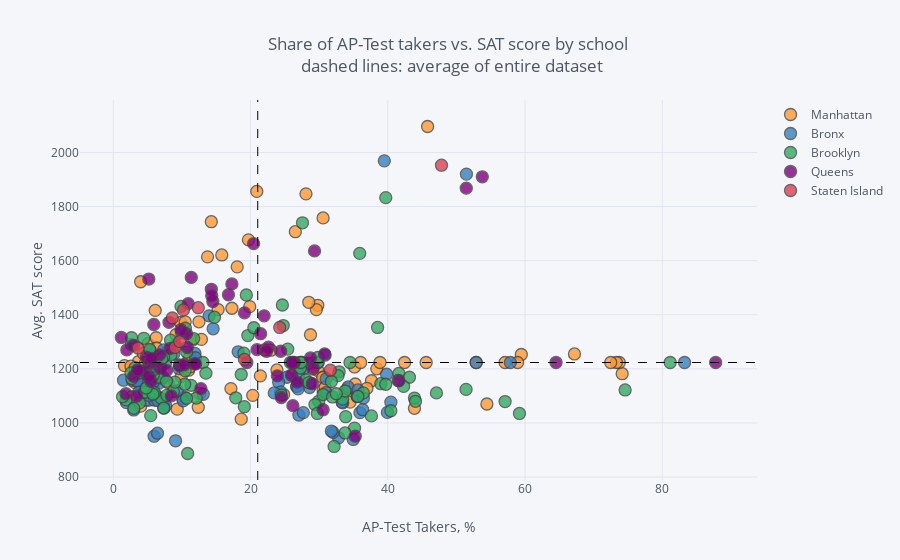

Notebook cell for this chart:
### Code cell
# build scatter plot investigating correlation between share of AP-Test takers and SAT-score
with warnings.catch_warnings(): # to catch FutureWarning about np.module being used in pandas
    warnings.filterwarnings("ignore",category=FutureWarning)
    combined.iplot(
        x='ap_per',
        y='sat_score',
        categories='boro',
        text="SCHOOL NAME",
        vline= {"x":combined["ap_per"].mean(),
                "color":"#000000",
                "dash": "dash"
               },
        hline={"y":combined["sat_score"].mean(),
               "color":"#000000",
               "dash": "dash"
              },
        xTitle='AP-Test Takers, %',
        yTitle='Avg. SAT score',
        title='Share of AP-Test takers vs. SAT score by school <br> dashed lines: average of entire dataset'
    )
print("Recommendation: choose option to 'show closest data point on hover' in top right corner")

### Figure 1 — Plotly figure (JSON) as saved in the notebook; plotly's stock layout.template omitted (floating-point values rounded to 4 significant figures)
{"data": [{"marker": {"color": "rgba(255, 153, 51, 1.0)", "line": {"width": 1.3}, "opacity": 0.8, "size": 12, "symbol": "circle"}, "mode": "markers", "name": "Manhattan", "text": ["HENRY STREET SCHOOL FOR INTERNATIONAL STUDIES", "UNIVERSITY NEIGHBORHOOD HIGH SCHOOL", "EAST SIDE COMMUNITY SCHOOL", "MARTA VALLE HIGH SCHOOL", "NEW EXPLORATIONS INTO SCIENCE, TECHNOLOGY AND MATH HIGH SCHOOL", "BARD HIGH SCHOOL EARLY COLLEGE", "47 THE AMERICAN SIGN LANGUAGE AND ENGLISH SECONDARY SCHOOL", "FOOD AND FINANCE HIGH SCHOOL", "ESSEX STREET ACADEMY", "HIGH SCHOOL OF HOSPITALITY MANAGEMENT", "PACE HIGH SCHOOL", "URBAN ASSEMBLY SCHOOL OF DESIGN AND CONSTRUCTION, THE", "FACING HISTORY SCHOOL, THE", "URBAN ASSEMBLY ACADEMY OF GOVERNMENT AND LAW, THE", "LOWER MANHATTAN ARTS ACADEMY", "URBAN ASSEMBLY SCHOOL OF BUSINESS FOR YOUNG WOMEN, THE", "GRAMERCY ARTS HIGH SCHOOL", "NYC ISCHOOL", "MANHATTAN BUSINESS ACADEMY", "BUSINESS OF SPORTS SCHOOL", "THE HIGH SCHOOL FOR LANGUAGE AND DIPLOMACY", "HIGH SCHOOL FOR ENVIRONMENTAL STUDIES", "PROFESSIONAL PERFORMING ARTS HIGH SCHOOL", "BARUCH COLLEGE CAMPUS HIGH SCHOOL", "N.Y.C. LAB SCHOOL FOR COLLABORATIVE STUDIES", "N.Y.C. MUSEUM SCHOOL", "ELEANOR ROOSEVELT HIGH SCHOOL", "MILLENNIUM HIGH SCHOOL", "LANDMARK HIGH SCHOOL", "HIGH SCHOOL FOR HEALTH PROFESSIONS AND HUMAN SERVICES", "LEADERSHIP AND PUBLIC SERVICE HIGH SCHOOL", "MANHATTAN ACADEMY FOR ARTS & LANGUAGE", "HUDSON HIGH SCHOOL OF LEARNING TECHNOLOGIES", "INTERNATIONAL HIGH SCHOOL AT UNION SQUARE", "MANHATTAN VILLAGE ACADEMY", "VANGUARD HIGH SCHOOL", "MANHATTAN INTERNATIONAL HIGH SCHOOL", "STUYVESANT HIGH SCHOOL", "HIGH SCHOOL OF ECONOMICS AND FINANCE", "UNITY CENTER FOR URBAN TECHNOLOGIES", "TALENT UNLIMITED HIGH SCHOOL", "MURRY BERGTRAUM HIGH SCHOOL FOR BUSINESS CAREERS", "JACQUELINE KENNEDY ONASSIS HIGH SCHOOL", "REPERTORY COMPANY HIGH SCHOOL FOR THEATRE ARTS", "MANHATTAN BRIDGES HIGH SCHOOL", "NEW DESIGN HIGH SCHOOL", "HIGH SCHOOL FOR DUAL LANGUAGE AND ASIAN STUDIES", "THE URBAN ASSEMBLY NEW YORK HARBOR SCHOOL", "RICHARD R. GREEN HIGH SCHOOL OF TEACHING", "THE HIGH SCHOOL OF FASHION INDUSTRIES", "HUMANITIES PREPARATORY ACADEMY", "CHELSEA CAREER AND TECHNICAL EDUCATION HIGH SCHOOL", "ART AND DESIGN HIGH SCHOOL", "LIFE SCIENCES SECONDARY SCHOOL", "HIGH SCHOOL FOR ARTS, IMAGINATION AND INQUIRY", "URBAN ASSEMBLY SCHOOL FOR MEDIA STUDIES, THE", "THE URBAN ASSEMBLY SCHOOL FOR GREEN CAREERS", "THE GLOBAL LEARNING COLLABORATIVE", "WADLEIGH SECONDARY SCHOOL FOR THE PERFORMING & VISUAL ARTS", "FRANK MCCOURT HIGH SCHOOL", "BEACON HIGH SCHOOL", "FIORELLO H. LAGUARDIA HIGH SCHOOL OF MUSIC & ART AND PERFORMING ARTS", "HIGH SCHOOL FOR LAW, ADVOCACY AND COMMUNITY JUSTICE", "HIGH SCHOOL OF ARTS AND TECHNOLOGY", "MANHATTAN / HUNTER SCIENCE HIGH SCHOOL", "FREDERICK DOUGLASS ACADEMY II SECONDARY SCHOOL", "COALITION SCHOOL FOR SOCIAL CHANGE", "MANHATTAN CENTER FOR SCIENCE AND MATHEMATICS", "PARK EAST HIGH SCHOOL", "CENTRAL PARK EAST HIGH SCHOOL", "YOUNG WOMEN'S LEADERSHIP SCHOOL", "YOUNG WOMEN'S LEADERSHIP SCHOOL", "HERITAGE SCHOOL, THE", "MOTT HALL HIGH SCHOOL", "COLUMBIA SECONDARY SCHOOL FOR MATH, SCIENCE, AND ENGINEERING", "ACADEMY FOR SOCIAL ACTION: A COLLEGE BOARD SCHOOL", "URBAN ASSEMBLY SCHOOL FOR THE PERFORMING ARTS", "FREDERICK DOUGLASS ACADEMY", "THURGOOD MARSHALL ACADEMY FOR LEARNING AND SOCIAL CHANGE", "HIGH SCHOOL FOR MATHEMATICS, SCIENCE AND ENGINEERING AT CITY COLLEGE", "CITY COLLEGE ACADEMY OF THE ARTS", "COMMUNITY HEALTH ACADEMY OF THE HEIGHTS", "WASHINGTON HEIGHTS EXPEDITIONARY LEARNING SCHOOL", "HIGH SCHOOL FOR EXCELLENCE AND INNOVATION", "HIGH SCHOOL FOR INTERNATIONAL BUSINESS AND FINANCE", "HIGH SCHOOL FOR MEDIA AND COMMUNICATIONS", "HIGH SCHOOL FOR LAW AND PUBLIC SERVICE", "HIGH SCHOOL FOR HEALTH CAREERS AND SCIENCES", "A. PHILIP RANDOLPH CAMPUS HIGH SCHOOL", "GREGORIO LUPERON HIGH SCHOOL FOR SCIENCE AND MATHEMATICS"], "textfont": {"color": "#4D5663"}, "type": "scatter", "x": [30.58, 9.898, 3.177, 35.16, 15.81, 20.91, 74.15, 29.8, 37.62, 30.79, 5.072, 22.97, 9.313, 8.013, 38.4, 34.13, 26.07, 29.8, 38.86, 42.44, 52.88, 15.28, 3.984, 18.06, 19.69, 29.59, 30.57, 13.74, 30.65, 11.54, 11.53, 73.73, 57.09, 73.31, 9.79, 29.06, 3.692, 45.8, 12.48, 54.44, 6.11, 5.692, 11.05, 59.46, 12.38, 30.5, 17.28, 1.628, 10.98, 4.378, 67.2, 11.16, 6.25, 6.974, 30.87, 35.25, 45.59, 36.04, 12.6, 58.92, 14.29, 26.53, 23.85, 6.302, 28.48, 2.663, 5.158, 19.88, 36.97, 29.0, 9.131, 28.74, 43.89, 2.582, 27.22, 4, 34.5, 10.48, 6.379, 28.08, 22.02, 24.81, 21.43, 72.49, 17.14, 6.469, 20.32, 4.713, 12.84, 18.64], "y": [1122, 1172, 1149, 1207, 1621, 1856, 1182, 1194, 1156, 1111, 1293, 1269, 1051, 1148, 1200, 1127, 1176, 1435, 1223.0, 1223.0, 1223.0, 1419, 1522, 1577, 1677, 1419, 1758, 1614, 1170, 1306, 1233, 1223.0, 1223.0, 1223.0, 1372, 1199, 1227, 2096, 1374, 1070, 1416, 1240, 1239, 1253, 1058, 1168, 1424, 1212, 1195, 1257, 1255, 1207, 1315, 1236, 1132, 1144, 1223.0, 1223.0, 1109, 1223.0, 1744, 1707, 1196, 1277, 1446, 1096, 1084, 1430, 1128, 1221, 1326, 1326, 1054, 1210, 1223.0, 1062, 1077, 1374, 1202, 1847, 1270, 1105, 1174, 1223.0, 1127, 1098, 1102, 1224, 1309, 1014]}, {"marker": {"color": "rgba(55, 128, 191, 1.0)", "line": {"width": 1.3}, "opacity": 0.8, "size": 12, "symbol": "circle"}, "mode": "markers", "name": "Bronx", "text": ["SOUTH BRONX PREPARATORY: A COLLEGE BOARD SCHOOL", "INTERNATIONAL COMMUNITY HIGH SCHOOL", "COMMUNITY SCHOOL FOR SOCIAL JUSTICE", "MOTT HAVEN VILLAGE PREPARATORY HIGH SCHOOL", "UNIVERSITY HEIGHTS SECONDARY SCHOOL", "HOSTOSsLINCOLN ACADEMY OF SCIENCE", "FOREIGN LANGUAGE ACADEMY OF GLOBAL STUDIES", "BRONX LEADERSHIP ACADEMY II HIGH SCHOOL", "NEW EXPLORERS HIGH SCHOOL", "URBAN ASSEMBLY SCHOOL FOR CAREERS IN SPORTS", "BRONX ACADEMY OF LETTERS", "ALFRED E. SMITH CAREER AND TECHNICAL EDUCATION HIGH SCHOOL", "HEALTH OPPORTUNITIES HIGH SCHOOL", "BRONX STUDIO SCHOOL FOR WRITERS AND ARTISTS", "WOMEN'S ACADEMY OF EXCELLENCE", "RENAISSANCE HIGH SCHOOL FOR MUSICAL THEATER & TECHNOLOGY", "PABLO NERUDA ACADEMY FOR ARCHITECTURE AND WORLD STUDIES", "MILLENNIUM ART ACADEMY", "HOLCOMBE L. RUCKER SCHOOL OF COMMUNITY RESEARCH", "ANTONIA PANTOJA PREPARATORY ACADEMY, A COLLEGE BOARD SCHOOL", "HERBERT H. LEHMAN HIGH SCHOOL", "BRONX BRIDGES HIGH SCHOOL", "FELISA RINCON DE GAUTIER INSTITUTE FOR LAW AND PUBLIC POLICY, THE", "BANANA KELLY HIGH SCHOOL", "BRONX EXPEDITIONARY LEARNING HIGH SCHOOL", "EAGLE ACADEMY FOR YOUNG MEN", "URBAN ASSEMBLY SCHOOL FOR APPLIED MATH AND SCIENCE, THE", "EXIMIUS COLLEGE PREPARATORY ACADEMY: A COLLEGE BOARD SCHOOL", "MOTT HALL BRONX HIGH SCHOOL", "BRONX CENTER FOR SCIENCE AND MATHEMATICS", "VALIDUS PREPARATORY ACADEMY: AN EXPEDITIONARY LEARNING SCHOOL", "LEADERSHIP INSTITUTE", "MORRIS ACADEMY FOR COLLABORATIVE STUDIES", "BRONX EARLY COLLEGE ACADEMY FOR TEACHING & LEARNING", "DREAMYARD PREPARATORY SCHOOL", "ACADEMY FOR LANGUAGE AND TECHNOLOGY", "BRONX INTERNATIONAL HIGH SCHOOL", "SCHOOL FOR EXCELLENCE", "BRONX HIGH SCHOOL OF BUSINESS", "BRONX HIGH SCHOOL FOR MEDICAL SCIENCE", "BRONX SCHOOL FOR LAW, GOVERNMENT AND JUSTICE", "FREDERICK DOUGLASS ACADEMY III SECONDARY SCHOOL", "BRONX LEADERSHIP ACADEMY HIGH SCHOOL", "HIGH SCHOOL FOR VIOLIN AND DANCE", "RIVERDALE / KINGSBRIDGE ACADEMY (MIDDLE SCHOOL / HIGH SCHOOL 141)", "BRONX ENGINEERING AND TECHNOLOGY ACADEMY", "THEATRE ARTS PRODUCTION COMPANY SCHOOL", "THE MARIE CURIE SCHOOL FOR MEDICINE, NURSING, AND HEALTH PROFESSIONS", "WEST BRONX ACADEMY FOR THE FUTURE", "KINGSBRIDGE INTERNATIONAL HIGH SCHOOL", "BRONX SCHOOL OF LAW AND FINANCE", "INTERNATIONAL SCHOOL FOR LIBERAL ARTS", "INsTECH ACADEMY (M.S. / HIGH SCHOOL 368)", "KNOWLEDGE AND POWER PREPARATORY ACADEMY INTERNATIONAL HIGH SCHOOL (KAPPA)", "HIGH SCHOOL FOR TEACHING AND THE PROFESSIONS", "BELMONT PREPARATORY HIGH SCHOOL", "FORDHAM HIGH SCHOOL FOR THE ARTS", "FORDHAM LEADERSHIP ACADEMY FOR BUSINESS AND TECHNOLOGY", "BRONX HIGH SCHOOL FOR LAW AND COMMUNITY SERVICE", "DEWITT CLINTON HIGH SCHOOL", "CELIA CRUZ BRONX HIGH SCHOOL OF MUSIC, THE", "BRONX HIGH SCHOOL OF SCIENCE", "MARBLE HILL HIGH SCHOOL FOR INTERNATIONAL STUDIES", "BRONX THEATRE HIGH SCHOOL", "DISCOVERY HIGH SCHOOL", "HIGH SCHOOL OF AMERICAN STUDIES AT LEHMAN COLLEGE", "BRONX HEALTH SCIENCES HIGH SCHOOL", "BRONX HIGH SCHOOL FOR WRITING AND COMMUNICATION ARTS", "BRONX LAB SCHOOL", "ACADEMY FOR SCHOLARSHIP AND ENTREPRENEURSHIP: A COLLEGE BOARD SCHOOL", "HIGH SCHOOL OF COMPUTERS AND TECHNOLOGY", "COLLEGIATE INSTITUTE FOR MATH AND SCIENCE", "BRONX ACADEMY OF HEALTH CAREERS", "ASTOR COLLEGIATE ACADEMY", "BRONX HIGH SCHOOL FOR THE VISUAL ARTS", "HARRY S TRUMAN HIGH SCHOOL", "NEW WORLD HIGH SCHOOL", "THE BRONXWOOD PREPARATORY ACADEMY", "PELHAM PREPARATORY ACADEMY", "HIGH SCHOOL FOR CONTEMPORARY ARTS", "BRONX AEROSPACE HIGH SCHOOL", "METROPOLITAN HIGH SCHOOL, THE", "EXPLORATIONS ACADEMY", "BRONX LATIN", "EAST BRONX ACADEMY FOR THE FUTURE", "PEACE AND DIVERSITY ACADEMY", "PAN AMERICAN INTERNATIONAL HIGH SCHOOL AT MONROE", "THE CINEMA SCHOOL", "BRONX CAREER AND COLLEGE PREPARATORY HIGH SCHOOL", "HIGH SCHOOL OF WORLD CULTURES", "FANNIE LOU HAMER FREEDOM HIGH SCHOOL", "WINGS ACADEMY", "MONROE ACADEMY FOR VISUAL ARTS & DESIGN"], "textfont": {"color": "#4D5663"}, "type": "scatter", "x": [10.13, 32.83, 40.45, 35.55, 27.75, 11.9, 4.18, 5.976, 4.7, 27.05, 9.55, 1.491, 10.39, 25.81, 5.541, 4.691, 35.94, 7.056, 6.006, 29.87, 11.97, 83.24, 35.55, 28.61, 36.35, 5.818, 2.64, 25.28, 36.45, 13.96, 1.918, 7.391, 28.67, 26.17, 4.298, 5.952, 32.02, 33.43, 6.484, 28.36, 5.898, 4.887, 5.674, 39.95, 9.948, 24.1, 3.244, 2.778, 3.931, 6.439, 4.976, 9.076, 3.552, 39.82, 13.11, 7.617, 33.34, 9.313, 10.19, 8.8, 7.329, 39.5, 18.2, 7.64, 24.39, 51.46, 34.23, 6.635, 26.77, 3.96, 23.46, 14.55, 26.71, 7.229, 5.383, 5.809, 2.985, 31.02, 9.073, 26.94, 31.02, 7.375, 35.64, 30.87, 5.17, 3.463, 31.78, 57.86, 52.88, 34.97, 27.05, 3.717, 27.69], "y": [1090, 945, 1077, 1097, 1201, 1257, 1186, 1103, 1084, 1181, 1201, 1158, 1095, 1223.0, 1171, 1158, 1038, 1164, 1084, 1223.0, 1241, 1223.0, 1099, 1131, 1049, 1134, 1290, 1169, 1092, 1396, 1075, 1081, 1148, 1223.0, 1138, 951, 965, 1074, 1083, 1221, 1224, 1121, 1166, 1039, 1333, 1150, 1190, 1157, 1158, 962, 1182, 934, 1181, 1180, 1106, 1222, 1077, 1119, 1082, 1255, 1270, 1969, 1263, 1064, 1115, 1920, 1133, 1147, 1135, 1141, 1111, 1348, 1135, 1169, 1268, 1151, 1048, 1112, 1288, 1126, 1163, 1055, 1122, 1251, 1102, 1155, 970, 1223.0, 1223.0, 939, 1029, 1114, 1038]}, {"marker": {"color": "rgba(50, 171, 96, 1.0)", "line": {"width": 1.3}, "opacity": 0.8, "size": 12, "symbol": "circle"}, "mode": "markers", "name": "Brooklyn", "text": ["DR. SUSAN S. MCKINNEY SECONDARY SCHOOL OF THE ARTS", "URBAN ASSEMBLY HIGH SCHOOL OF MUSIC AND ART", "BROOKLYN COMMUNITY HIGH SCHOOL OF COMMUNICATION, ARTS AND MEDIA", "SCIENCE SKILLS CENTER HIGH SCHOOL FOR SCIENCE, TECHNOLOGY AND THE CREATIVE ARTS", "BROOKLYN TECHNICAL HIGH SCHOOL", "BROOKLYN INTERNATIONAL HIGH SCHOOL", "THE URBAN ASSEMBLY SCHOOL FOR LAW AND JUSTICE", "ACORN COMMUNITY HIGH SCHOOL", "URBAN ASSEMBLY INSTITUTE OF MATH AND SCIENCE FOR YOUNG WOMEN", "BEDFORD ACADEMY HIGH SCHOOL", "GEORGE WESTINGHOUSE CAREER AND TECHNICAL EDUCATION HIGH SCHOOL", "BENJAMIN BANNEKER ACADEMY", "CITY POLYTECHNIC HIGH SCHOOL OF ENGINEERING, ARCHITECTURE, AND TECHNOLOGY", "JUAN MOREL CAMPOS SECONDARY SCHOOL", "FOUNDATIONS ACADEMY", "BROOKLYN LATIN SCHOOL, THE", "GREEN SCHOOL: AN ACADEMY FOR ENVIRONMENTAL CAREERS", "PROGRESS HIGH SCHOOL FOR PROFESSIONAL CAREERS", "SCHOOL FOR LEGAL STUDIES", "THE HIGH SCHOOL FOR ENTERPRISE, BUSINESS AND TECHNOLOGY", "BROOKLYN PREPARATORY HIGH SCHOOL", "WILLIAMSBURG HIGH SCHOOL FOR ARCHITECTURE AND DESIGN", "WILLIAMSBURG PREPARATORY SCHOOL", "LYONS COMMUNITY SCHOOL", "AUTOMOTIVE HIGH SCHOOL", "FRANCES PERKINS ACADEMY", "EL PUENTE ACADEMY FOR PEACE AND JUSTICE", "BROOKLYN SCHOOL FOR GLOBAL STUDIES", "BROOKLYN SECONDARY SCHOOL FOR COLLABORATIVE STUDIES", "SECONDARY SCHOOL FOR LAW", "SECONDARY SCHOOL FOR JOURNALISM", "PARK SLOPE COLLEGIATE", "SCHOOL FOR INTERNATIONAL STUDIES", "COBBLE HILL SCHOOL OF AMERICAN STUDIES", "BROOKLYN HIGH SCHOOL OF THE ARTS", "SUNSET PARK HIGH SCHOOL", "FREDERICK DOUGLASS ACADEMY IV SECONDARY SCHOOL", "BOYS AND GIRLS HIGH SCHOOL", "BROOKLYN HIGH SCHOOL FOR LAW AND TECHNOLOGY", "THE BROOKLYN ACADEMY OF GLOBAL FINANCE", "ACADEMY FOR COLLEGE PREPARATION AND CAREER EXPLORATION: A COLLEGE BOARD SCHOOL", "ACADEMY OF HOSPITALITY AND TOURISM", "INTERNATIONAL HIGH SCHOOL AT PROSPECT HEIGHTS", "THE HIGH SCHOOL FOR GLOBAL CITIZENSHIP", "SCHOOL FOR HUMAN RIGHTS, THE", "SCHOOL FOR DEMOCRACY AND LEADERSHIP", "HIGH SCHOOL FOR YOUTH AND COMMUNITY DEVELOPMENT AT ERASMUS", "HIGH SCHOOL FOR SERVICE & LEARNING AT ERASMUS", "SCIENCE, TECHNOLOGY AND RESEARCH EARLY COLLEGE HIGH SCHOOL AT ERASMUS", "HIGH SCHOOL FOR PUBLIC SERVICE: HEROES OF TOMORROW", "BROOKLYN ACADEMY OF SCIENCE AND THE ENVIRONMENT", "BROOKLYN SCHOOL FOR MUSIC & THEATRE", "MEDGAR EVERS COLLEGE PREPARATORY SCHOOL", "CLARA BARTON HIGH SCHOOL", "IT TAKES A VILLAGE ACADEMY", "BROOKLYN GENERATION SCHOOL", "BROOKLYN THEATRE ARTS HIGH SCHOOL", "KURT HAHN EXPEDITIONARY LEARNING SCHOOL", "VICTORY COLLEGIATE HIGH SCHOOL", "ARTS & MEDIA PREPARATORY ACADEMY", "HIGH SCHOOL FOR INNOVATION IN ADVERTISING AND MEDIA", "CULTURAL ACADEMY FOR THE ARTS AND SCIENCES", "HIGH SCHOOL FOR MEDICAL PROFESSIONS", "ACADEMY FOR CONSERVATION AND THE ENVIRONMENT", "URBAN ACTION ACADEMY", "EAST NEW YORK FAMILY ACADEMY", "FDNY HIGH SCHOOL FOR FIRE AND LIFE SAFETY", "HIGH SCHOOL FOR CIVIL RIGHTS", "PERFORMING ARTS AND TECHNOLOGY HIGH SCHOOL", "WORLD ACADEMY FOR TOTAL COMMUNITY HEALTH HIGH SCHOOL", "MULTICULTURAL HIGH SCHOOL", "TRANSIT TECH CAREER AND TECHNICAL EDUCATION HIGH SCHOOL", "ACADEMY OF INNOVATIVE TECHNOLOGY", "BROOKLYN LAB SCHOOL", "CYPRESS HILLS COLLEGIATE PREPARATORY SCHOOL", "W. H. MAXWELL CAREER AND TECHNICAL EDUCATION HIGH SCHOOL", "THE SCHOOL FOR CLASSICS: AN ACADEMY OF THINKERS, WRITERS AND PERFORMERS", "NEW UTRECHT HIGH SCHOOL", "HIGH SCHOOL OF TELECOMMUNICATION ARTS AND TECHNOLOGY", "FORT HAMILTON HIGH SCHOOL", "FRANKLIN DELANO ROOSEVELT HIGH SCHOOL", "THE URBAN ASSEMBLY SCHOOL FOR CRIMINAL JUSTICE", "INTERNATIONAL HIGH SCHOOL AT LAFAYETTE", "RACHEL CARSON HIGH SCHOOL FOR COASTAL STUDIES", "HIGH SCHOOL OF SPORTS MANAGEMENT", "ABRAHAM LINCOLN HIGH SCHOOL", "KINGSBOROUGH EARLY COLLEGE SCHOOL", "EDWARD R. MURROW HIGH SCHOOL", "JOHN DEWEY HIGH SCHOOL", "LIFE ACADEMY HIGH SCHOOL FOR FILM AND MUSIC", "EXPEDITIONARY LEARNING SCHOOL FOR COMMUNITY LEADERS", "WILLIAM E. GRADY CAREER AND TECHNICAL EDUCATION HIGH SCHOOL", "BROOKLYN STUDIO SECONDARY SCHOOL", "MIDWOOD HIGH SCHOOL", "JAMES MADISON HIGH SCHOOL", "LEON M. GOLDSTEIN HIGH SCHOOL FOR THE SCIENCES", "BROOKLYN COLLEGE ACADEMY", "BROOKLYN COLLEGIATE: A COLLEGE BOARD SCHOOL", "FREDERICK DOUGLASS ACADEMY VII HIGH SCHOOL", "TEACHERS PREPARATORY HIGH SCHOOL", "ACADEMY FOR ENVIRONMENTAL LEADERSHIP", "EBC HIGH SCHOOL FOR PUBLIC SERVICE–BUSHWICK", "BUSHWICK SCHOOL FOR SOCIAL JUSTICE", "ACADEMY OF URBAN PLANNING", "ALL CITY LEADERSHIP SECONDARY SCHOOL", "BUSHWICK LEADERS HIGH SCHOOL FOR ACADEMIC EXCELLENCE"], "textfont": {"color": "#4D5663"}, "type": "scatter", "x": [3.837, 29.94, 4.545, 10.06, 39.7, 35.16, 6.889, 8.755, 27.51, 11.72, 3.776, 14.75, 38.52, 1.85, 29.79, 27.57, 32.92, 4.682, 3.162, 9.631, 7.0, 6, 5.373, 24.48, 17.85, 74.58, 59.19, 36.45, 18.65, 27.28, 6.548, 32.75, 6.173, 3.771, 19.03, 13.06, 29.39, 1.349, 12.1, 81.15, 11.33, 40.45, 32.18, 5.831, 33.43, 31.78, 5.455, 30.58, 24.77, 25.42, 10.4, 8.981, 24.64, 8.396, 33.78, 38.98, 33.78, 43.89, 39.7, 44.04, 41.62, 43.15, 28.05, 47.09, 42.3, 29.8, 33.87, 2.993, 28.48, 5.789, 10.84, 10.48, 31.94, 32.5, 4.805, 7.797, 41.49, 5.311, 19.61, 8.351, 7.336, 34.5, 37.62, 7.069, 2.703, 5.125, 27.34, 9.871, 10.7, 51.41, 57.09, 13.5, 4.452, 19.39, 10.5, 35.91, 20.48, 2.586, 10.68, 5.83, 35.64, 7.756, 29.73, 19.1, 2.662, 7.359], "y": [1074, 1080, 1114, 1211, 1833, 981, 1206, 1116, 1223.0, 1312, 1189, 1391, 1353, 1085, 1223.0, 1740, 1189, 1114, 1204, 1215, 1090, 1112, 1187, 1103, 1093, 1122, 1035, 1111, 1179, 1203, 1169, 1175, 1212, 1185, 1258, 1223.0, 1068, 1097, 1092, 1223.0, 1139, 1045, 913, 1176, 1088, 1153, 1027, 1105, 1360, 1273, 1143, 1151, 1436, 1251, 963, 1145, 1118, 1092, 1143, 1080, 1183, 1169, 1159, 1111, 1135, 1242, 1023, 1054, 1149, 1106, 887, 1193, 1096, 1108, 1129, 1102, 1157, 1272, 1323, 1306, 1244, 1223.0, 1026, 1237, 1164, 1226, 1223.0, 1431, 1262, 1124, 1079, 1184, 1313, 1473, 1350, 1627, 1352, 1185, 1091, 1196, 1098, 1154, 1035, 1060, 1315, 1055]}, {"marker": {"color": "rgba(128, 0, 128, 1.0)", "line": {"width": 1.3}, "opacity": 0.8, "size": 12, "symbol": "circle"}, "mode": "markers", "name": "Queens", "text": ["ACADEMY OF FINANCE AND ENTERPRISE", "HIGH SCHOOL OF APPLIED COMMUNICATION", "CIVIC LEADERSHIP ACADEMY", "PAN AMERICAN INTERNATIONAL HIGH SCHOOL", "BARD HIGH SCHOOL EARLY COLLEGE II", "NEWTOWN HIGH SCHOOL", "GROVER CLEVELAND HIGH SCHOOL", "MIDDLE COLLEGE HIGH SCHOOL AT LAGUARDIA COMMUNITY COLLEGE", "INTERNATIONAL HIGH SCHOOL AT LAGUARDIA COMMUNITY COLLEGE", "HIGH SCHOOL FOR ARTS AND BUSINESS", "ROBERT F. WAGNER, JR. SECONDARY SCHOOL FOR ARTS AND TECHNOLOGY", "QUEENS VOCATIONAL AND TECHNICAL HIGH SCHOOL", "AVIATION CAREER & TECHNICAL EDUCATION HIGH SCHOOL", "QUEENS SCHOOL OF INQUIRY, THE", "FLUSHING INTERNATIONAL HIGH SCHOOL", "EASTsWEST SCHOOL OF INTERNATIONAL STUDIES", "WORLD JOURNALISM PREPARATORY: A COLLEGE BOARD SCHOOL", "JOHN BOWNE HIGH SCHOOL", "FLUSHING HIGH SCHOOL", "TOWNSEND HARRIS HIGH SCHOOL", "ROBERT F. KENNEDY COMMUNITY HIGH SCHOOL", "BENJAMIN N. CARDOZO HIGH SCHOOL", "FRANCIS LEWIS HIGH SCHOOL", "MARTIN VAN BUREN HIGH SCHOOL", "BAYSIDE HIGH SCHOOL", "QUEENS HIGH SCHOOL OF TEACHING, LIBERAL ARTS AND THE SCIENCES", "FREDERICK DOUGLASS ACADEMY VI HIGH SCHOOL", "CHANNEL VIEW SCHOOL FOR RESEARCH", "QUEENS HIGH SCHOOL FOR INFORMATION, RESEARCH, AND TECHNOLOGY", "ROBERT H. GODDARD HIGH SCHOOL OF COMMUNICATION ARTS AND TECHNOLOGY", "ACADEMY OF MEDICAL TECHNOLOGY: A COLLEGE BOARD SCHOOL", "SCHOLARS' ACADEMY", "AUGUST MARTIN HIGH SCHOOL", "RICHMOND HILL HIGH SCHOOL", "JOHN ADAMS HIGH SCHOOL", "HIGH SCHOOL FOR CONSTRUCTION TRADES, ENGINEERING AND ARCHITECTURE", "YORK EARLY COLLEGE ACADEMY", "QUEENS COLLEGIATE: A COLLEGE BOARD SCHOOL", "HILLSIDE ARTS & LETTERS ACADEMY", "FOREST HILLS HIGH SCHOOL", "HILLCREST HIGH SCHOOL", "THOMAS A. EDISON CAREER AND TECHNICAL EDUCATION HIGH SCHOOL", "QUEENS GATEWAY TO HEALTH SCIENCES SECONDARY SCHOOL", "QUEENS METROPOLITAN HIGH SCHOOL", "QUEENS HIGH SCHOOL FOR THE SCIENCES AT YORK COLLEGE", "HIGH SCHOOL FOR LAW ENFORCEMENT AND PUBLIC SAFETY", "YOUNG WOMEN'S LEADERSHIP SCHOOL, QUEENS", "QUEENS PREPARATORY ACADEMY", "PATHWAYS COLLEGE PREPARATORY SCHOOL: A COLLEGE BOARD SCHOOL", "EXCELSIOR PREPARATORY HIGH SCHOOL", "GEORGE WASHINGTON CARVER HIGH SCHOOL FOR THE SCIENCES", "PREPARATORY ACADEMY FOR WRITERS: A COLLEGE BOARD SCHOOL", "CAMBRIA HEIGHTS ACADEMY", "MATHEMATICS, SCIENCE RESEARCH AND TECHNOLOGY MAGNET HIGH SCHOOL", "HUMANITIES & ARTS MAGNET HIGH SCHOOL", "YOUNG WOMEN'S LEADERSHIP SCHOOL, ASTORIA", "ACADEMY FOR CAREERS IN TELEVISION AND FILM", "WILLIAM CULLEN BRYANT HIGH SCHOOL", "LONG ISLAND CITY HIGH SCHOOL", "FRANK SINATRA SCHOOL OF THE ARTS HIGH SCHOOL", "INFORMATION TECHNOLOGY HIGH SCHOOL", "NEWCOMERS HIGH SCHOOL", "ACADEMY OF AMERICAN STUDIES", "BACCALAUREATE SCHOOL FOR GLOBAL EDUCATION"], "textfont": {"color": "#4D5663"}, "type": "scatter", "x": [22.62, 11.86, 28.74, 35.25, 20.45, 6.765, 9.667, 25.96, 26.17, 23.91, 21.47, 1.974, 5.906, 21.98, 30.58, 20.95, 10.92, 4.809, 10.41, 53.77, 10.68, 17.28, 16.79, 2.971, 14.51, 10.79, 29.0, 6.761, 41.62, 22.32, 24.48, 5.179, 1.846, 5.493, 4.135, 9.848, 26.39, 24.39, 64.51, 19.12, 7.767, 8.126, 11.37, 19.46, 51.44, 3.545, 1.176, 3.401, 5.225, 29.13, 2.954, 8.457, 87.77, 5.34, 26.83, 26.07, 30.79, 8.251, 11.99, 14.29, 5.562, 12.77, 14.35, 29.32], "y": [1280, 1219, 1240, 951, 1663, 1203, 1211, 1177, 1064, 1174, 1330, 1270, 1364, 1396, 1049, 1271, 1441, 1243, 1216, 1910, 1330, 1514, 1474, 1172, 1449, 1279, 1145, 1252, 1156, 1265, 1094, 1532, 1108, 1154, 1192, 1345, 1223.0, 1265, 1223.0, 1407, 1194, 1372, 1538, 1223.0, 1868, 1196, 1316, 1099, 1173, 1202, 1287, 1100, 1223.0, 1220, 1151, 1223.0, 1255, 1275, 1218, 1494, 1239, 1127, 1470, 1636]}, {"marker": {"color": "rgba(219, 64, 82, 1.0)", "line": {"width": 1.3}, "opacity": 0.8, "size": 12, "symbol": "circle"}, "mode": "markers", "name": "Staten Island", "text": ["CSI HIGH SCHOOL FOR INTERNATIONAL STUDIES", "GAYNOR MCCOWN EXPEDITIONARY LEARNING SCHOOL", "THE MICHAEL J. PETRIDES SCHOOL", "NEW DORP HIGH SCHOOL", "PORT RICHMOND HIGH SCHOOL", "CURTIS HIGH SCHOOL", "TOTTENVILLE HIGH SCHOOL", "SUSAN E. WAGNER HIGH SCHOOL", "RALPH R. MCKEE CAREER AND TECHNICAL EDUCATION HIGH SCHOOL", "STATEN ISLAND TECHNICAL HIGH SCHOOL"], "textfont": {"color": "#4D5663"}, "type": "scatter", "x": [24.25, 31.62, 12.39, 3.612, 9.019, 9.679, 10.22, 8.603, 19.12, 47.83], "y": [1353, 1195, 1426, 1277, 1279, 1301, 1418, 1388, 1235, 1953]}], "layout": {"legend": {"bgcolor": "#F5F6F9", "font": {"color": "#4D5663"}}, "paper_bgcolor": "#F5F6F9", "plot_bgcolor": "#F5F6F9", "shapes": [{"line": {"color": "#000000", "dash": "dash", "width": 1}, "type": "line", "x0": 0, "x1": 1, "xref": "paper", "y0": 1223.0, "y1": 1223.0, "yref": "y"}, {"line": {"color": "#000000", "dash": "dash", "width": 1}, "type": "line", "x0": 21.05, "x1": 21.05, "xref": "x", "y0": 0, "y1": 1, "yref": "paper"}], "title": "Share of AP-Test takers vs. SAT score by school <br> dashed lines: average of entire dataset", "titlefont": {"color": "#4D5663"}, "xaxis": {"gridcolor": "#E1E5ED", "showgrid": true, "tickfont": {"color": "#4D5663"}, "title": "AP-Test Takers, %", "titlefont": {"color": "#4D5663"}, "zerolinecolor": "#E1E5ED"}, "yaxis": {"gridcolor": "#E1E5ED", "showgrid": true, "tickfont": {"color": "#4D5663"}, "title": "Avg. SAT score", "titlefont": {"color": "#4D5663"}, "zerolinecolor": "#E1E5ED"}}}
